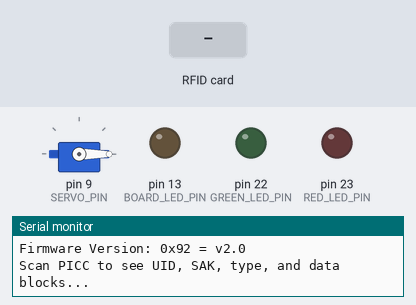
Simulated run of this sketch. Board: Arduino Mega 2560, built with avr-gcc and run on an emulated ATmega2560. Parts: servo, output pins drawn as LEDs (lit = HIGH), the last lines printed to the serial monitor. Dashed ring = blinking. The inputs (shaded band) are chosen by the test bench. Pins used as bus, display or sensor lines are not drawn.

Above: at 1.2 s.
1.3 s: RFID card 63 D3 21 2D held to the reader
At 1.9 s:
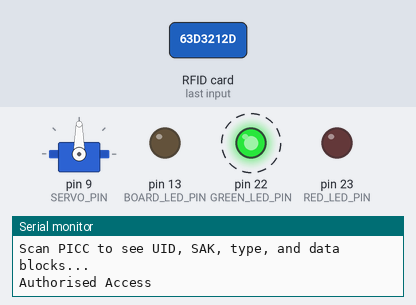
4.3 s: RFID card 5E 7A 19 C4 held to the reader
At 4.4 s:
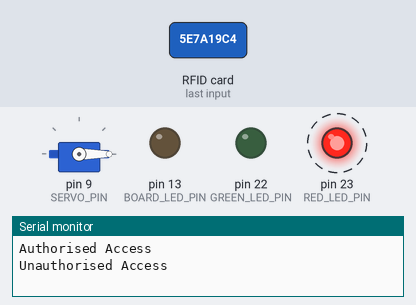
Timing chart, 0 to 8.6 s (numbered marks = the images above; inputs shaded):
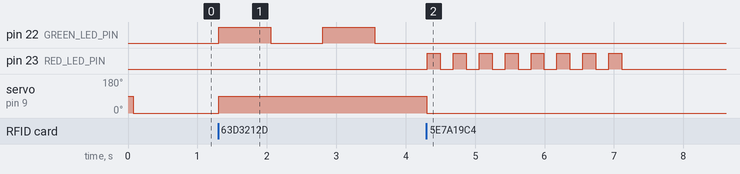

The sketch:

DoorLock.ino
```cpp
#include <SPI.h>
#include <MFRC522.h>
#include <Servo.h>

#define RST_PIN         5
#define SERVO_PIN       9
#define BOARD_LED_PIN   13
#define GREEN_LED_PIN   22
#define RED_LED_PIN     23
#define SS_PIN          53


byte blueRFID[4] = {0x63, 0xD3, 0x21, 0x2D};
bool access = false;
Servo lockServo;

MFRC522 mfrc522(RST_PIN, SS_PIN);

void setup()
{
  Serial.begin(9600);

  pinMode(SERVO_PIN, OUTPUT);
  pinMode(BOARD_LED_PIN, OUTPUT);
  pinMode(RED_LED_PIN, OUTPUT);
  pinMode(GREEN_LED_PIN, OUTPUT);
  lockServo.attach(SERVO_PIN);

  SPI.begin();
  mfrc522.PCD_Init(SS_PIN, RST_PIN);
  delay(4);
  mfrc522.PCD_DumpVersionToSerial();
  Serial.println(F("Scan PICC to see UID, SAK, type, and data blocks..."));
}

void loop()
{
  lockServo.write(0);
  // Reset the loop if no new card present on the sensor/reader. This saves the entire process when idle.
  if ( ! mfrc522.PICC_IsNewCardPresent()) {
    return;
  }

  // Select one of the cards
  if ( ! mfrc522.PICC_ReadCardSerial()) {
    return;
  }

  access = true;
  for (byte i = 0; i < mfrc522.uid.size; i++)
  {
    if (mfrc522.uid.uidByte[i] != blueRFID[i])
    {
      access = false;
      break;
    }
  }

  if (access == true){
    Serial.println("Authorised Access");
    lockServo.write(90);
    authorisedRoutine();
  }
  else {
    Serial.println("Unauthorised Access");
    UNauthorisedRoutine();
  }
  access = false;
}

void authorisedRoutine()
{
  for (int i=0;i<2;i++)
  {
    digitalWrite(GREEN_LED_PIN, HIGH);
    delay(750);
    digitalWrite(GREEN_LED_PIN, LOW);
    delay(750);
  }
}

void UNauthorisedRoutine()
{
  for (int i=0;i<8;i++)
  {
    digitalWrite(RED_LED_PIN, HIGH);
    delay(750/4);
    digitalWrite(RED_LED_PIN, LOW);
    delay(750/4);
  }
}
```

Measured:
- after the input at 1.3 s, pin 22 (GREEN_LED_PIN): alternates HIGH for 0.75 s and LOW for 0.75 s, starting at once; servo on pin 9 (SERVO_PIN): 0° → 90° at once
- after the input at 4.3 s, pin 23 (RED_LED_PIN): alternates HIGH for 0.19 s and LOW for 0.19 s, 16 changes in all, then stays LOW, starting at once
